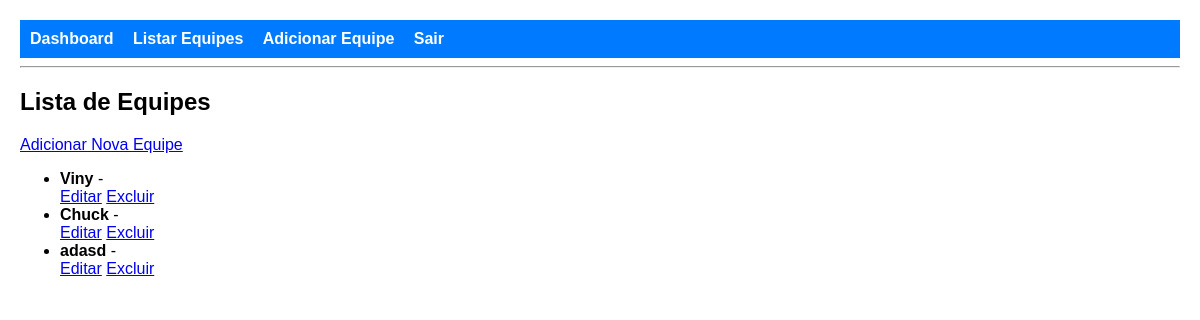
/equipe/list, run on an earlier commit of the app's database.
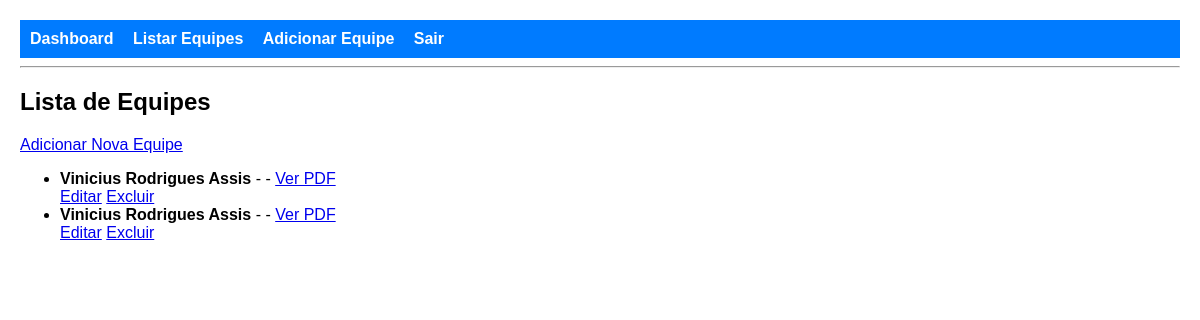
And on a later commit of the database.
### equipe/models.py (models this page shows, shortened)
class Equipe(models.Model):
    nome=models.CharField(max_length=200)
    fa ={
        ("G", "Graduação"),
        ("M", "Mestrado"),
        ("D", "Doutorado"),
    }
    formacao=models.CharField(max_length=30, choices=fa,default="G")
    email = models.EmailField(max_length=100,null=True,blank=True)
    registro_criado = models.DateTimeField(auto_now_add=True)
    registro_atualizado = models.DateTimeField(auto_now=True)
    lattes= models.URLField(max_length=200,null=True,blank=True)
    google_scholar = models.URLField(max_length=200,null=True,blank=True)
    research_gate= models.URLField(max_length=200,null=True,blank=True)
    linkedin= models.URLField(max_length=200,null=True,blank=True)
    orcid= models.URLField(max_length=200,null=True,blank=True)
    github= models.URLField(max_length=200,null=True,blank=True)
    pdf = models.FileField(upload_to='equipes/pdfs/', null=True, blank=True)

### equipe/views.py (the view)
# urls.py: path('list',views.list,name='lista'),
def list(request):
    equipe =Equipe.objects.all()
    context ={
        'lista':equipe
    }
    return render(request,'list.html',context)

### equipe/templates/list.html
{% extends 'base.html' %}
{% block content %}
<div class="container mt-4">
  <h2 class="mb-4">Lista de Equipes</h2>
  <a href="{% url 'adicionar' %}" class="btn btn-primary mb-3">Adicionar Nova Equipe</a>
  <ul class="list-group">
    {% for equipe in lista %}
    <li class="list-group-item d-flex justify-content-between align-items-center">
      <div>
        <strong>{{ equipe.nome }}</strong> - {{ equipe.cargo }}
        {% if equipe.pdf %}
        - <a href="{{ equipe.pdf.url }}" class="btn btn-sm btn-outline-secondary">Ver PDF</a>
        {% endif %}
      </div>
      <div>
        <a href="{% url 'equipe_update' equipe.pk %}" class="btn btn-sm btn-warning">Editar</a>
        <a href="{% url 'equipe_delete' equipe.pk %}" class="btn btn-sm btn-danger">Excluir</a>
      </div>
    </li>
    {% endfor %}
  </ul>
</div>
{% endblock %}

### templates/base.html (shortened to what this page needs)
<!DOCTYPE html>
<html lang="pt-br">
<head>
</head>
<body>
    <nav>
        <a href="{% url 'index' %}">Dashboard</a>
        <a href="{% url 'list' %}">Listar Equipes</a>
        <a href="{% url 'adc' %}">Adicionar Equipe</a>
        <a href="{% url 'user_logout' %}">Sair</a>
    </nav>
    <hr>
    {% block content %}
    {% endblock %}
</body>
</html>

### templates/base.html (style rules this page uses)
nav { background-color: #007BFF; padding: 10px; font-family: Arial, sans-serif; }
nav a { color: white; margin-right: 15px; text-decoration: none; font-weight: bold; }
body { font-family: Arial, sans-serif; margin: 20px; }

What changed in the data, as far as the page shows it:
removed Equipe: nome "Viny"
removed Equipe: nome "Chuck"
removed Equipe: nome "adasd"
added Equipe: nome "Vinicius Rodrigues Assis"
added Equipe: nome "Vinicius Rodrigues Assis"
